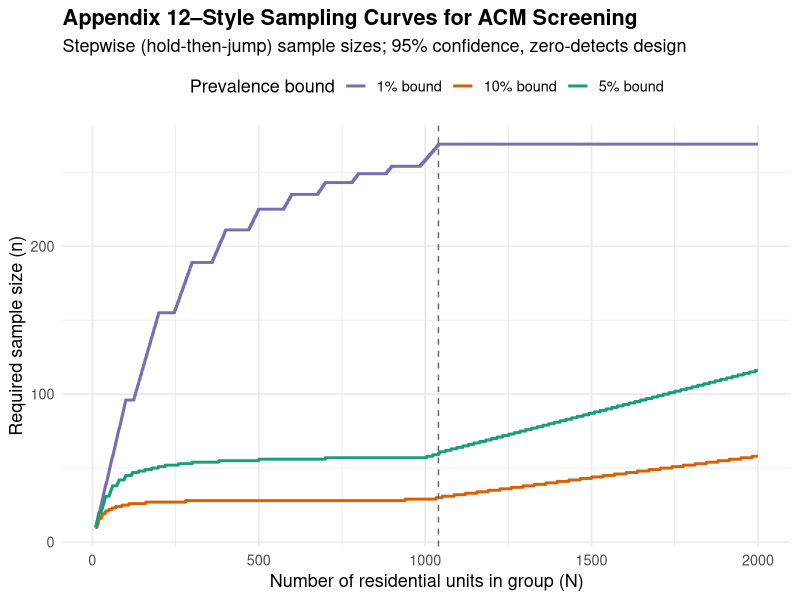

Recreate this plot in R.
## ============================================================
## Appendix 12–style sampling curves for ACM screening
## Unit = residential dwelling (apartment or home)
## Curves shown: 1%, 5%, 10% prevalence bounds
##
## Interpretation:
##   If 0 positives are observed in n sampled units,
##   we are 95% confident true prevalence is below the curve.
##
## Plot behavior:
##   Stepwise (hold-then-jump) and monotone non-decreasing n via cummax().
## ============================================================

library(dplyr)
library(tidyr)
library(ggplot2)

# ------------------------------------------------------------
# Hypergeometric probability: P(0 positives)
# ------------------------------------------------------------
p_zero_hits <- function(N, K, n) {
  if (K == 0 || n == 0) return(1)
  phyper(q = 0, m = K, n = N - K, k = n)
}

# ------------------------------------------------------------
# Smallest n such that P(0 hits | K positives) < alpha
# ------------------------------------------------------------
min_n_for_alpha <- function(N, K, alpha = 0.05) {
  for (n in 1:N) {
    if (p_zero_hits(N, K, n) < alpha) return(n)
  }
  N
}

# ------------------------------------------------------------
# Parameterized Appendix-12–style sampler
# IMPORTANT: returns ONLY new columns (n, k, K, method)
# to avoid unnest() duplicating names like N and prevalence.
# ------------------------------------------------------------
appendix12_sampler <- function(N,
                               prevalence,
                               cap_units,
                               largeN_pct,
                               alpha = 0.05,
                               largeN_threshold = 1040,
                               use_largeN_pct_rule = TRUE) {
  
  # Largest acceptable number of positives
  k <- min(ceiling(prevalence * N) - 1, cap_units - 1)
  k <- max(k, 0)
  
  # Smallest unacceptable case (Appendix 12 Note 2 logic)
  K <- k + 1
  
  if (N <= largeN_threshold || !use_largeN_pct_rule) {
    n <- min_n_for_alpha(N, K, alpha)
    method <- "Exact hypergeometric"
  } else {
    n <- round(largeN_pct * N)
    n <- max(1, min(n, N))
    method <- "Large-N percentage rule"
  }
  
  tibble(
    n = n,
    k = k,
    K = K,
    method = method
  )
}

# ------------------------------------------------------------
# Build sampling curves using tidyr::expand_grid
# ------------------------------------------------------------
build_curves <- function(N_min = 10, N_max = 2000) {
  
  prevalence_defs <- tibble(
    prevalence = c(0.01, 0.05, 0.10),
    cap_units  = c(10, 50, 100),
    largeN_pct = c(0.012, 0.058, 0.029),
    label      = c("1% bound", "5% bound", "10% bound")
  )
  
  expand_grid(
    N = N_min:N_max,
    prevalence_defs
  ) |>
    rowwise() |>
    mutate(result = list(
      appendix12_sampler(
        N = N,
        prevalence = prevalence,
        cap_units = cap_units,
        largeN_pct = largeN_pct
      )
    )) |>
    unnest(result) |>
    ungroup()
}

# ------------------------------------------------------------
# Generate raw curve data
# ------------------------------------------------------------
df <- build_curves(10, 2000)

# ------------------------------------------------------------
# Enforce monotone, stepwise sample sizes for plotting
# ------------------------------------------------------------
df_step <- df |>
  group_by(label) |>
  arrange(N, .by_group = TRUE) |>
  mutate(n_step = cummax(n)) |>
  ungroup()


# ------------------------------------------------------------
# Step-range table: collapse constant n_step segments into N ranges
# Output columns: label, n_step, N_min, N_max
# ------------------------------------------------------------
make_step_table <- function(df_step) {
  
  df_step %>%
    group_by(label) %>%
    arrange(N, .by_group = TRUE) %>%
    mutate(segment_id = cumsum(N == first(N) | n_step != lag(n_step, default = first(n_step)))) %>%
    group_by(label, segment_id) %>%
    summarise(
      n_step = first(n_step),
      N_min  = min(N),
      N_max  = max(N),
      .groups = "drop"
    ) %>%
    select(label, n_step, N_min, N_max) %>%
    arrange(label, N_min)
}

step_table <- make_step_table(df_step)

# Print to console
print(step_table, n = 200)

# Optional: write to CSV for reporting
# write.csv(step_table, "ACM_sampling_step_table.csv", row.names = FALSE)


# ------------------------------------------------------------
# Plot (step function)
# ------------------------------------------------------------
ggplot(df_step, aes(x = N, y = n_step, color = label)) +
  geom_step(linewidth = 1) +
  geom_vline(
    xintercept = 1040,
    linetype = "dashed",
    color = "grey40"
  ) +
  labs(
    title = "Appendix 12–Style Sampling Curves for ACM Screening",
    subtitle = "Stepwise (hold-then-jump) sample sizes; 95% confidence, zero-detects design",
    x = "Number of residential units in group (N)",
    y = "Required sample size (n)",
    color = "Prevalence bound"
  ) +
  scale_color_manual(
    values = c(
      "1% bound"  = "#7570b3",
      "5% bound"  = "#1b9e77",
      "10% bound" = "#d95f02"
    )
  ) +
  theme_minimal(base_size = 13) +
  theme(
    legend.position = "top",
    plot.title = element_text(face = "bold")
  )
